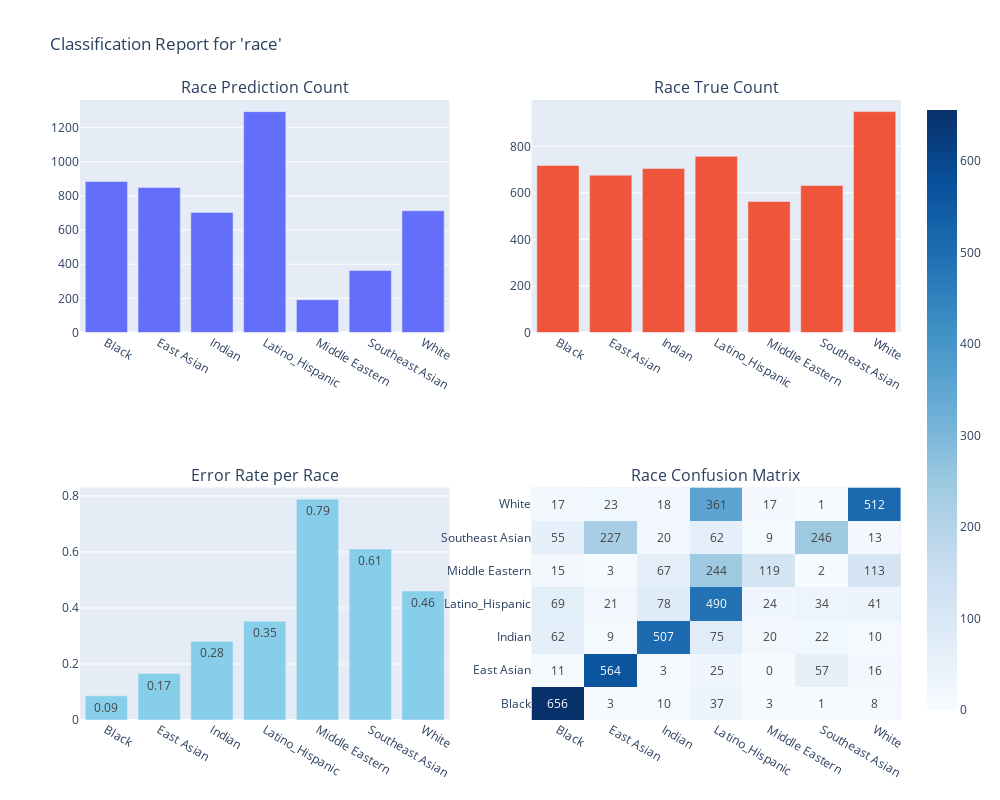

Here is the notebook cell this chart was saved with:
### Code cell
df_r_labels_corrected = import_data('./scv_1/r_labels_corrected.csv')
run_stats(df_r_labels_corrected, 'race')

### Figure 1 — Plotly figure (JSON) as saved in the notebook; plotly's stock layout.template omitted (floating-point values rounded to 4 significant figures)
{"data": [{"name": "Predicted", "type": "bar", "x": ["Black", "East Asian", "Indian", "Latino_Hispanic", "Middle Eastern", "Southeast Asian", "White"], "xaxis": "x", "y": [885, 850, 703, 1294, 192, 363, 713], "yaxis": "y"}, {"name": "True", "type": "bar", "x": ["Black", "East Asian", "Indian", "Latino_Hispanic", "Middle Eastern", "Southeast Asian", "White"], "xaxis": "x2", "y": [718, 676, 705, 757, 563, 632, 949], "yaxis": "y2"}, {"marker": {"color": "skyblue"}, "name": "Error Rate", "text": [0.09, 0.17, 0.28, 0.35, 0.79, 0.61, 0.46], "textposition": "auto", "type": "bar", "x": ["Black", "East Asian", "Indian", "Latino_Hispanic", "Middle Eastern", "Southeast Asian", "White"], "xaxis": "x3", "y": [0.08635, 0.1657, 0.2809, 0.3527, 0.7886, 0.6108, 0.4605], "yaxis": "y3"}, {"colorscale": [[0, "rgb(247,251,255)"], [0.125, "rgb(222,235,247)"], [0.25, "rgb(198,219,239)"], [0.375, "rgb(158,202,225)"], [0.5, "rgb(107,174,214)"], [0.625, "rgb(66,146,198)"], [0.75, "rgb(33,113,181)"], [0.875, "rgb(8,81,156)"], [1, "rgb(8,48,107)"]], "hoverinfo": "z", "text": [["656", "3", "10", "37", "3", "1", "8"], ["11", "564", "3", "25", "0", "57", "16"], ["62", "9", "507", "75", "20", "22", "10"], ["69", "21", "78", "490", "24", "34", "41"], ["15", "3", "67", "244", "119", "2", "113"], ["55", "227", "20", "62", "9", "246", "13"], ["17", "23", "18", "361", "17", "1", "512"]], "texttemplate": "%{text}", "type": "heatmap", "x": ["Black", "East Asian", "Indian", "Latino_Hispanic", "Middle Eastern", "Southeast Asian", "White"], "xaxis": "x4", "y": ["Black", "East Asian", "Indian", "Latino_Hispanic", "Middle Eastern", "Southeast Asian", "White"], "yaxis": "y4", "z": [[656, 3, 10, 37, 3, 1, 8], [11, 564, 3, 25, 0, 57, 16], [62, 9, 507, 75, 20, 22, 10], [69, 21, 78, 490, 24, 34, 41], [15, 3, 67, 244, 119, 2, 113], [55, 227, 20, 62, 9, 246, 13], [17, 23, 18, 361, 17, 1, 512]]}], "layout": {"annotations": [{"font": {"size": 16}, "showarrow": false, "text": "Race Prediction Count", "x": 0.225, "xanchor": "center", "xref": "paper", "y": 1, "yanchor": "bottom", "yref": "paper"}, {"font": {"size": 16}, "showarrow": false, "text": "Race True Count", "x": 0.775, "xanchor": "center", "xref": "paper", "y": 1, "yanchor": "bottom", "yref": "paper"}, {"font": {"size": 16}, "showarrow": false, "text": "Error Rate per Race", "x": 0.225, "xanchor": "center", "xref": "paper", "y": 0.375, "yanchor": "bottom", "yref": "paper"}, {"font": {"size": 16}, "showarrow": false, "text": "Race Confusion Matrix", "x": 0.775, "xanchor": "center", "xref": "paper", "y": 0.375, "yanchor": "bottom", "yref": "paper"}], "height": 800, "showlegend": false, "title": {"text": "Classification Report for 'race'"}, "width": 1000, "xaxis": {"anchor": "y", "domain": [0, 0.45]}, "xaxis2": {"anchor": "y2", "domain": [0.55, 1]}, "xaxis3": {"anchor": "y3", "domain": [0, 0.45]}, "xaxis4": {"anchor": "y4", "domain": [0.55, 1]}, "yaxis": {"anchor": "x", "domain": [0.625, 1]}, "yaxis2": {"anchor": "x2", "domain": [0.625, 1]}, "yaxis3": {"anchor": "x3", "domain": [0, 0.375]}, "yaxis4": {"anchor": "x4", "domain": [0, 0.375]}}}
